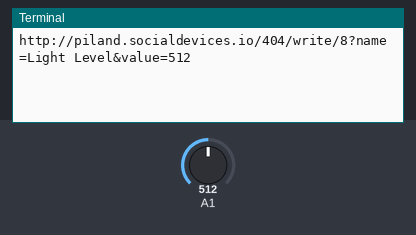
This program was run on a simulated Raspberry Pi (BCM pin numbers) with a GrovePi. On the bench: the last lines printed to the terminal. The inputs (shaded band) are chosen by the test bench; at power-on: A1 = 512 (analog values on the 0–1023 scale). Web requests get an empty 200 reply after 0.4 s.

Above: at 1.2 s.
1.3 s: A1 set to 716
At 3.2 s:
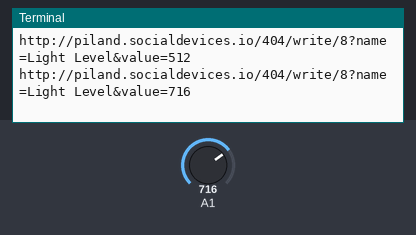
4.5 s: A1 set to 900
At 5.1 s:
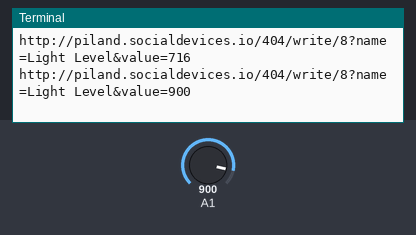
Timing chart, 0 to 7.5 s (numbered marks = the images above; inputs shaded):
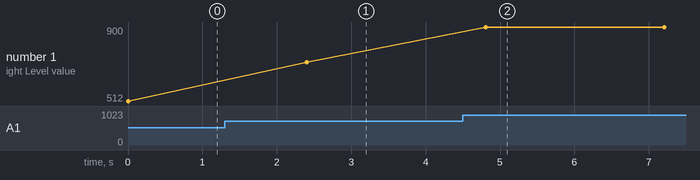

The program:

grove-light-piland.py
```python
############################################################
# Simple Python program that repeatedly reads the Grove
# Light Sensor connected to GrovePi Analog port A1 and
# writes the current value to Pi Land.
#
# To run this program from the bash command prompt,
# type this and hit Enter:
#
#    sudo python grove-light-piland.py
#
############################################################

import time
import requests
import grovepi
import sys

# Write the value to a specific data slot in a Pi Land room

# NOTE:  Change the room, dataslot, and devicename below to something
#        different for your own use so that everyone isn't using
#        the same data slot and overwriting each other's data.

# Pi Land settings
room = 404                             # Room number to use (1 through 999)
slot = 8                               # Data slot number to use (1 through 30)
name = "Light Level"                   # Descriptive name for your device, put '+' for space char

# Sensor settings
light = 1                              # Light sensor is connected to Analog port A1

# Other global variables
baseurl = "http://piland.socialdevices.io"
baseurl = baseurl + "/" + str(room) + "/write/" + str(slot) + "?name=" + name + "&value="

while True:

  try:

    # Read the light level from the sensor

    light_level = grovepi.analogRead(light)

    url = baseurl + "%d" % light_level

    print url

    requests.get(url)    # write data

    time.sleep(2.0)      # 2 second delay

  except KeyboardInterrupt:
    print "Terminating"
    break
  except IOError:
    print "IOError"
  except:
    print "Unexpected error, continuing"
    print "sys.exc_info()[0]: ", sys.exc_info()[0]
```

Measured:
- after the input at 1.3 s, the terminal: prints a new line after 1.1 s (image 1)
- after the input at 4.5 s, the terminal: prints a new line after 0.31 s (image 2)
- plotted number 1: 512 → 716 after the input at 1.3 s, 716 → 900 after the input at 4.5 s
